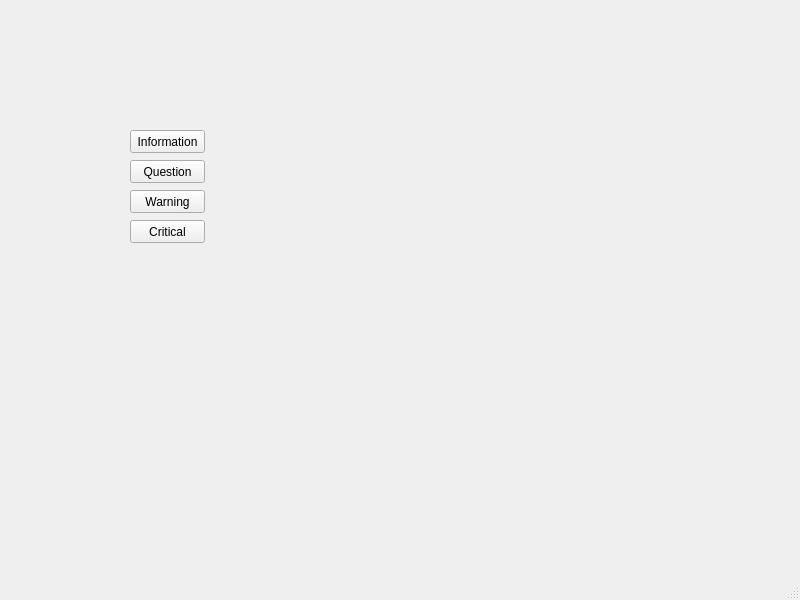
<?xml version="1.0" encoding="UTF-8"?>
<ui version="4.0">
 <class>MainWindow</class>
 <widget class="QMainWindow" name="MainWindow">
  <property name="geometry">
   <rect>
    <x>0</x>
    <y>0</y>
    <width>800</width>
    <height>600</height>
   </rect>
  </property>
  <property name="windowTitle">
   <string>MainWindow</string>
  </property>
  <widget class="QWidget" name="centralwidget">
   <widget class="QPushButton" name="btnInformation">
    <property name="geometry">
     <rect>
      <x>130</x>
      <y>130</y>
      <width>75</width>
      <height>23</height>
     </rect>
    </property>
    <property name="text">
     <string>Information</string>
    </property>
   </widget>
   <widget class="QPushButton" name="btnQuestion">
    <property name="geometry">
     <rect>
      <x>130</x>
      <y>160</y>
      <width>75</width>
      <height>23</height>
     </rect>
    </property>
    <property name="text">
     <string>Question</string>
    </property>
   </widget>
   <widget class="QPushButton" name="btnWarning">
    <property name="geometry">
     <rect>
      <x>130</x>
      <y>190</y>
      <width>75</width>
      <height>23</height>
     </rect>
    </property>
    <property name="text">
     <string>Warning</string>
    </property>
   </widget>
   <widget class="QPushButton" name="btnCritical">
    <property name="geometry">
     <rect>
      <x>130</x>
      <y>220</y>
      <width>75</width>
      <height>23</height>
     </rect>
    </property>
    <property name="text">
     <string>Critical</string>
    </property>
   </widget>
  </widget>
  <widget class="QMenuBar" name="menubar">
   <property name="geometry">
    <rect>
     <x>0</x>
     <y>0</y>
     <width>800</width>
     <height>21</height>
    </rect>
   </property>
  </widget>
  <widget class="QStatusBar" name="statusbar"/>
 </widget>
 <resources/>
 <connections/>
</ui>
